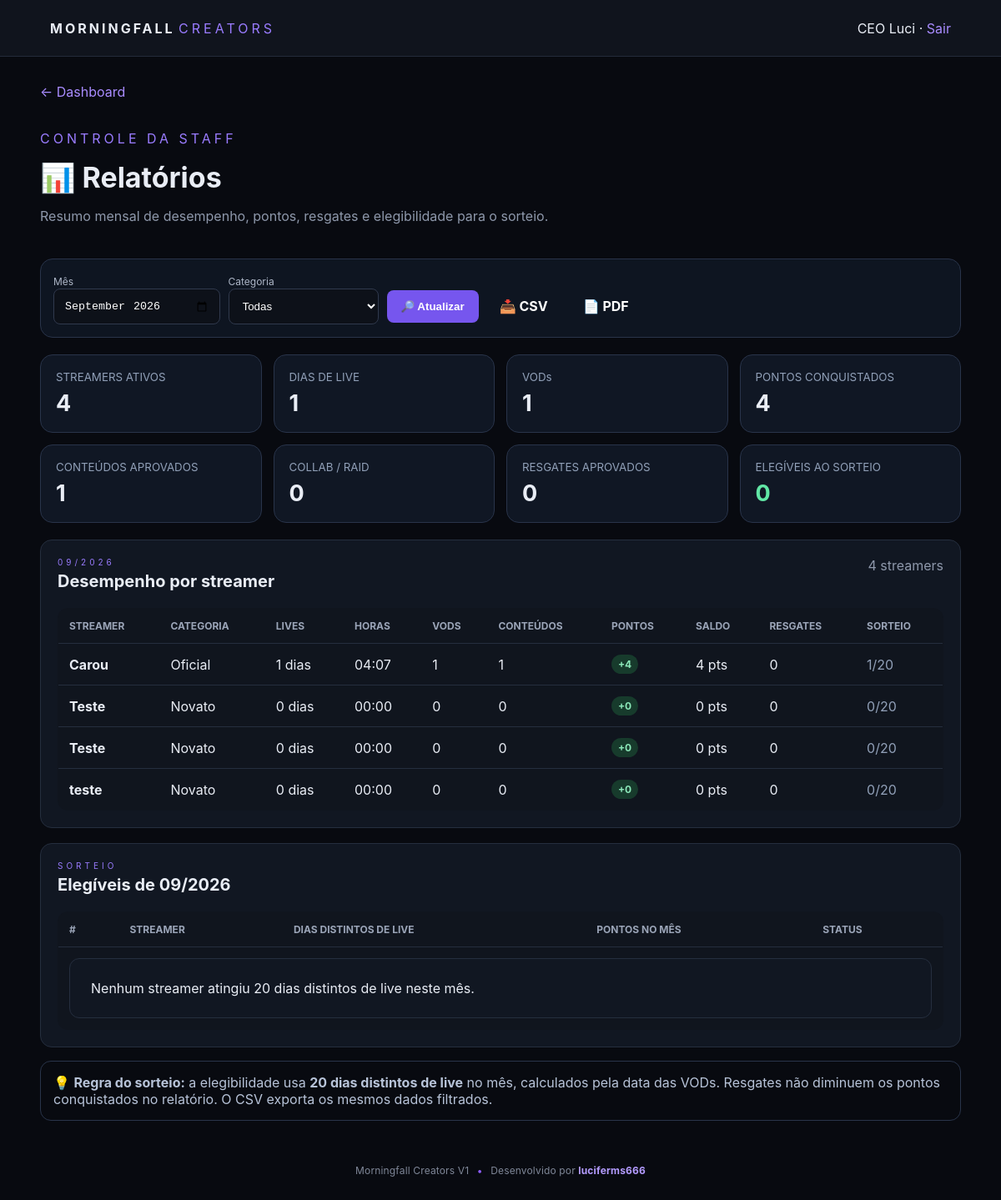
Page /admin/relatorios.php (signed in) on the committed database.
### tables this page shows
CREATE TABLE IF NOT EXISTS `streamers` (
  `id` int(10) UNSIGNED NOT NULL AUTO_INCREMENT,
  `name` varchar(120) NOT NULL,
  `discord` varchar(120) DEFAULT NULL,
  `discord_id` varchar(32) DEFAULT NULL,
  `discord_avatar` varchar(700) DEFAULT NULL,
  `platform` varchar(50) DEFAULT NULL,
  `channel_url` varchar(500) DEFAULT NULL,
  `category` enum('novato','oficial','afiliado') NOT NULL DEFAULT 'novato',
  `access_code` varchar(100) NOT NULL,
  `points` int(11) NOT NULL DEFAULT 0,
  `active` tinyint(1) NOT NULL DEFAULT 1,
  `joined_at` date DEFAULT NULL,
  `notes` text DEFAULT NULL,
  `webhook_url` varchar(500) DEFAULT NULL,
  `created_at` timestamp NULL DEFAULT current_timestamp(),
  `updated_at` timestamp NULL DEFAULT current_timestamp() ON UPDATE current_timestamp(),
  PRIMARY KEY (`id`),
  UNIQUE KEY `access_code` (`access_code`),
  KEY `idx_category` (`category`),
  KEY `idx_active` (`active`)
);

### admin/relatorios.php (the view, shortened to what this page needs)
<?php
require_once '../config/database.php';
$month=trim((string)($_GET['month']??date('Y-m')));
$start=$month.'-01';
$next=date('Y-m-d',strtotime($start.' +1 month'));
$end=date('Y-m-d',strtotime($next.' -1 day'));
$category=trim((string)($_GET['category']??''));
$cats=['novato'=>'Novato','oficial'=>'Oficial','afiliado'=>'Afiliado'];
$where='WHERE s.active=1'; $params=[];
$sql="SELECT
 s.id,s.name,s.category,s.points,
 COALESCE((SELECT COUNT(DISTINCT v.vod_date) FROM vods v WHERE v.streamer_id=s.id AND v.vod_date BETWEEN ? AND ?),0) AS live_days,
 COALESCE((SELECT SUM(v.duration_minutes) FROM vods v WHERE v.streamer_id=s.id AND v.vod_date BETWEEN ? AND ?),0) AS live_minutes,
 COALESCE((SELECT COUNT(*) FROM vods v WHERE v.streamer_id=s.id AND v.vod_date BETWEEN ? AND ?),0) AS vod_count,
 COALESCE((SELECT COUNT(*) FROM content_submissions c WHERE c.streamer_id=s.id AND c.status='approved' AND c.submission_date BETWEEN ? AND ?),0) AS approved_contents,
 COALESCE((SELECT COUNT(*) FROM content_submissions c WHERE c.streamer_id=s.id AND c.status='approved' AND c.collab=1 AND c.submission_date BETWEEN ? AND ?),0) AS collabs,
 COALESCE((SELECT SUM(c.points_awarded) FROM content_submissions c WHERE c.streamer_id=s.id AND c.status='approved' AND c.submission_date BETWEEN ? AND ?),0) AS content_points,
 COALESCE((SELECT SUM(pt.points) FROM point_transactions pt WHERE pt.streamer_id=s.id AND pt.points>0 AND pt.created_at>=? AND pt.created_at<?),0) AS earned_points,
 COALESCE((SELECT COUNT(*) FROM redemptions r WHERE r.streamer_id=s.id AND r.status='approved' AND r.created_at>=? AND r.created_at<?),0) AS redemption_count,
 COALESCE((SELECT SUM(r.points_spent) FROM redemptions r WHERE r.streamer_id=s.id AND r.status='approved' AND r.created_at>=? AND r.created_at<?),0) AS redeemed_points
 FROM streamers s $where
 ORDER BY earned_points DESC, live_days DESC, s.name ASC";
$params2=[
 $start,$end,$start,$end,$start,$end,
 $start,$end,$start,$end,$start,$end,
 $start.' 00:00:00',$next.' 00:00:00',
 $start.' 00:00:00',$next.' 00:00:00',
 $start.' 00:00:00',$next.' 00:00:00'
];
$params2=array_merge($params2,$params);
$q=$pdo->prepare($sql);$q->execute($params2);$rows=$q->fetchAll();
$tot=[
 'streamers'=>count($rows),'live_days'=>0,'live_minutes'=>0,'vod_count'=>0,
 'approved_contents'=>0,'collabs'=>0,'earned_points'=>0,'redemption_count'=>0,'redeemed_points'=>0
];
foreach($rows as &$r){
    $r['eligible']=(int)$r['live_days']>=20;
    foreach(array_keys($tot) as $k) if($k!=='streamers') $tot[$k]+=(int)$r[$k];
}
$eligibleCount=count(array_filter($rows,fn($r)=>$r['eligible']));
$tot['eligible']=$eligibleCount;
function esc($v){return htmlspecialchars((string)$v,ENT_QUOTES,'UTF-8');}
function hm($minutes){$m=(int)$minutes;return sprintf('%02d:%02d',intdiv($m,60),$m%60);}
$monthLabel=date('m/Y',strtotime($start));
?>
<!doctype html><html lang="pt-BR"><head><meta charset="utf-8"><meta name="viewport" content="width=device-width,initial-scale=1">
<title>Relatórios · Morningfall Creators</title><link rel="stylesheet" href="../assets/css/style.css">
</head>
<body><header class="topbar"><div><b>MORNINGFALL</b> <span>CREATORS</span></div><div><?=esc($_SESSION['staff_name']??'Staff')?> · <a href="../logout.php">Sair</a></div></header>
<main class="container"><a href="index.php">← Dashboard</a>
<div class="page-head"><div><p class="eyebrow">CONTROLE DA STAFF</p><h1>📊 Relatórios</h1><p class="muted">Resumo mensal de desempenho, pontos, resgates e elegibilidade para o sorteio.</p></div></div>
<form class="filters" method="get">
<div><label>Mês</label><input type="month" name="month" value="<?=esc($month)?>"></div>
<div><label>Categoria</label><select name="category"><option value="">Todas</option><?php foreach($cats as $k=>$v):?><option value="<?=esc($k)?>" <?=$category===$k?'selected':''?>><?=esc($v)?></option><?php endforeach;?></select></div>
<div class="actions"><button class="btn primary" type="submit">🔎 Atualizar</button><a class="btn" href="?month=<?=esc($month)?>&category=<?=urlencode($category)?>&export=csv">📥 CSV</a><a class="btn" href="relatorio_pdf.php?month=<?=esc($month)?>&category=<?=urlencode($category)?>" target="_blank">📄 PDF</a></div>
</form>
<div class="report-grid">
<div class="report-stat"><small>STREAMERS ATIVOS</small><strong><?=number_format($tot['streamers'],0,',','.')?></strong></div>
<div class="report-stat"><small>DIAS DE LIVE</small><strong><?=number_format($tot['live_days'],0,',','.')?></strong></div>
<div class="report-stat"><small>VODs</small><strong><?=number_format($tot['vod_count'],0,',','.')?></strong></div>
<div class="report-stat"><small>PONTOS CONQUISTADOS</small><strong><?=number_format($tot['earned_points'],0,',','.')?></strong></div>
<div class="report-stat"><small>CONTEÚDOS APROVADOS</small><strong><?=number_format($tot['approved_contents'],0,',','.')?></strong></div>
<div class="report-stat"><small>COLLAB / RAID</small><strong><?=number_format($tot['collabs'],0,',','.')?></strong></div>
<div class="report-stat"><small>RESGATES APROVADOS</small><strong><?=number_format($tot['redemption_count'],0,',','.')?></strong></div>
<div class="report-stat"><small>ELEGÍVEIS AO SORTEIO</small><strong class="eligible"><?=number_format($tot['eligible'],0,',','.')?></strong></div>
</div>
<section class="panel"><div class="section-title"><div><p class="eyebrow"><?=esc($monthLabel)?></p><h2>Desempenho por streamer</h2></div><span class="muted"><?=count($rows)?> streamers</span></div>
<div class="table-wrap"><table><thead><tr><th>Streamer</th><th>Categoria</th><th>Lives</th><th>Horas</th><th>VODs</th><th>Conteúdos</th><th>Pontos</th><th>Saldo</th><th>Resgates</th><th>Sorteio</th></tr></thead><tbody>
<?php if(!$rows):?><tr><td colspan="10"><div class="empty">Nenhum streamer encontrado.</div></td></tr>
<?php else:foreach($rows as $r):?><tr>
<td><strong><?=esc($r['name'])?></strong></td>
<td><?=esc($cats[$r['category']]??$r['category'])?></td>
<td><?=number_format((int)$r['live_days'],0,',','.')?> dias</td>
<td><?=hm($r['live_minutes'])?></td>
<td><?=number_format((int)$r['vod_count'],0,',','.')?></td>
<td><?=number_format((int)$r['approved_contents'],0,',','.')?></td>
<td><strong class="points-pill">+<?=number_format((int)$r['earned_points'],0,',','.')?></strong></td>
<td><?=number_format((int)$r['points'],0,',','.')?> pts</td>
<td><?=number_format((int)$r['redemption_count'],0,',','.')?></td>
<td><?= $r['eligible']?'<span class="eligible">✓ Elegível</span>':'<span class="not-eligible">'.number_format((int)$r['live_days'],0,',','.') . '/20</span>'?></td>
</tr><?php endforeach;endif;?>
</tbody></table></div></section>
<section class="panel" style="margin-top:18px"><div class="section-title"><div><p class="eyebrow">SORTEIO</p><h2>Elegíveis de <?=esc($monthLabel)?></h2></div></div>
<div class="table-wrap"><table><thead><tr><th>#</th><th>Streamer</th><th>Dias distintos de live</th><th>Pontos no mês</th><th>Status</th></tr></thead><tbody>
<?php $n=0; foreach($rows as $r): if(!$r['eligible']) continue; $n++;?><?php endforeach;?>
<?php if($n===0):?><tr><td colspan="5"><div class="empty">Nenhum streamer atingiu 20 dias distintos de live neste mês.</div></td></tr><?php endif;?>
</tbody></table></div></section>
<div class="report-note">💡 <strong>Regra do sorteio:</strong> a elegibilidade usa <strong>20 dias distintos de live</strong> no mês, calculados pela data das VODs. Resgates não diminuem os pontos conquistados no relatório. O CSV exporta os mesmos dados filtrados.</div>
</main><footer class="site-footer">Morningfall Creators V1 <span>•</span> Desenvolvido por <a href="https://discord.com/users/207712204890439680" target="_blank" rel="noopener noreferrer">luciferms666</a></footer></body></html>

### assets/css/style.css (style rules this page uses)
* { box-sizing:border-box }
body { margin:0;background:#080a10;color:#e9edf5;font-family:Inter,Arial,sans-serif }
a { color:#a98cff;text-decoration:none }
.topbar { height:68px;padding:0 5%;display:flex;align-items:center;justify-content:space-between;background:#10141d;border-bottom:1px solid #242b3a }
.topbar b { letter-spacing:3px }
.topbar span,.eyebrow { color:#9a7cff;letter-spacing:4px }
.container { width:min(1180px,92%);margin:32px auto }
.page-head,.profile-head { display:flex;align-items:center;justify-content:space-between;gap:20px;margin:20px 0 25px }
h1 { font-size:34px;margin:5px 0 10px }
h2 { margin-top:36px }
.stat,.panel,.profile-head { background:#111722;border:1px solid #252e3e;border-radius:14px;padding:20px }
.btn { display:inline-block;border:0;border-radius:8px;padding:12px 17px;color:#fff;cursor:pointer;font-weight:700 }
.primary { background:#7656ee }
table { width:100%;border-collapse:collapse;background:#10151e;border:1px solid #252e3e;border-radius:12px;overflow:hidden }
th,td { padding:13px;border-bottom:1px solid #252e3e;text-align:left }
th { color:#9ba5b8;font-size:12px;text-transform:uppercase }
tr:last-child td { border-bottom:0 }
.muted { color:#8e98ab }
.empty { padding:25px;background:#111722;border:1px solid #252e3e;border-radius:12px }
.filters { display:grid;grid-template-columns:minmax(220px,2fr) 180px 180px auto auto;gap:9px;margin:20px 0 }
.filters input,.filters select { width:100%;padding:12px;border:1px solid #30394d;background:#0d1119;color:#fff;border-radius:8px }
.actions { display:flex;gap:8px;align-items:center;flex-wrap:wrap }
label { font-size:12px;color:#aeb7c8;margin-top:8px }
.section-title { display:flex;align-items:flex-start;justify-content:space-between;gap:15px;margin-bottom:20px }
.section-title h2 { font-size:20px;margin:5px 0 0 }
.section-title .eyebrow { margin:0;font-size:10px }
.table-wrap { overflow-x:auto;border-radius:12px }
.points-pill { display:inline-block;padding:4px 8px;border-radius:20px;background:#173b2c;color:#8ce8b9;font-size:12px;font-weight:700 }
.actions { min-width:210px }
.site-footer { width:100%;text-align:center;padding:20px 16px 28px;color:#7f8798;font-size:12px;letter-spacing:.15px }
.site-footer span { color:#8b5cf6;margin:0 6px }
.site-footer a { color:#b49cff;text-decoration:none;font-weight:700 }

### admin/relatorios.php (style rules this page uses)
.report-grid { display:grid;grid-template-columns:repeat(4,1fr);gap:14px;margin:20px 0 }
.report-stat { background:rgba(17,24,39,.92);border:1px solid #29344a;border-radius:15px;padding:18px }
.report-stat small { display:block;color:#91a0b8;margin-bottom:7px }
.report-stat strong { font-size:27px }
.filters { display:flex;gap:10px;align-items:end;flex-wrap:wrap;background:rgba(17,24,39,.75);border:1px solid #29344a;border-radius:15px;padding:15px;margin:18px 0 }
.filters>div { min-width:180px }
.filters .actions { display:flex;gap:8px }
.eligible { color:#61e6a5;font-weight:700 }
.not-eligible { color:#91a0b8 }
.report-note { margin-top:16px;padding:15px;border:1px solid #29344a;border-radius:13px;color:#b7c3d8 }

### rows in the picture
streamers: name "Carou", category "Oficial", live_days "1", live_minutes "04:07", vod_count "1", approved_contents "1", earned_points "4", points "4", redemption_count "0"
streamers: name "Teste", category "Novato", live_days "0", live_minutes "00:00", vod_count "0", approved_contents "0", earned_points "0", points "0", redemption_count "0"
streamers: name "Teste", category "Novato", live_days "0", live_minutes "00:00", vod_count "0", approved_contents "0", earned_points "0", points "0", redemption_count "0"
streamers: name "teste", category "Novato", live_days "0", live_minutes "00:00", vod_count "0", approved_contents "0", earned_points "0", points "0", redemption_count "0"

### other values in the picture
$_SESSION['staff_name'] "CEO Luci"
$tot['streamers'] "4"
$tot['live_days'] "1"
$tot['vod_count'] "1"
$tot['earned_points'] "4"
$tot['approved_contents'] "1"
$tot['collabs'] "0"
$tot['redemption_count'] "0"
$tot['eligible'] "0"
$monthLabel "09/2026"
count($rows) "4"
